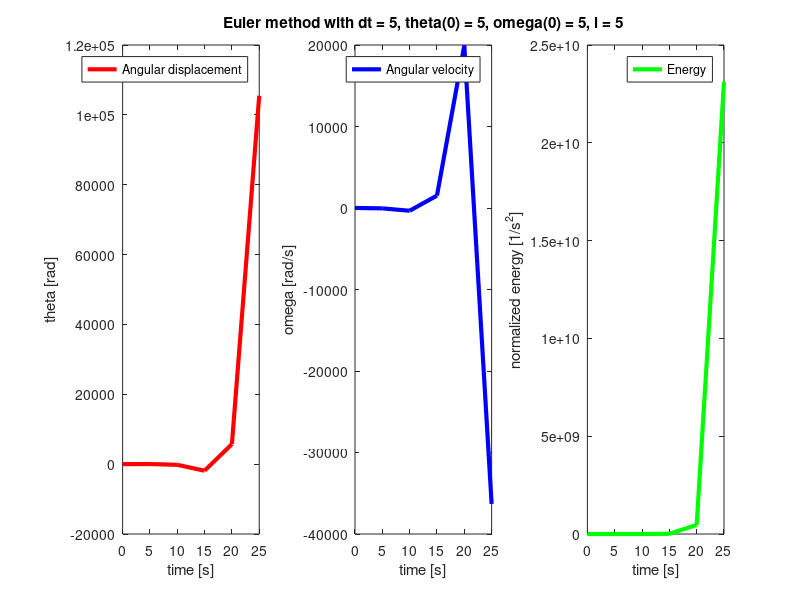

MATLAB code to generate this figure:
%
% Euler calculation of motion of simple pendulum
% by Kevin Berwick, edited slightly by H. Nakanishi and then by Denes Molnar
% based on 'Computational Physics' book by N. Giordano and H. Nakanishi,
% Section 3.1
%
% solves ODE system  (1)   dtheta/dt = omega
%                    (2)   domega/dt = -om0^2 * theta
% 
%   where om0^2 = (g/l)
%
clear all;
%
% Initialize physical parameters
%
length = input('length of pendulum [m]: ');
theta0 = input('initial angle wrt to vertical [rad]: ');
omega0 = input('initial angular velocity [rad/s]: ');
g = 9.8;  % SI units [m/s^2]
%
% Initialize computational parameters
%
dt = input('dt [s]: ');
nsteps = input('number of timesteps: ');
%
% Initialize arrays holding time, angle, and angular velocity
%
time = zeros(nsteps+1,1);
theta = zeros(nsteps+1,1);
omega = zeros(nsteps+1,1);
%
theta(1) = theta0;
omega(1) = omega0;
om0 = (g/length)^0.5;  % natural angular frequency
%
% Compute time evolution using the Euler approximaton
%
for i = 1:nsteps
	omega(i+1) = omega(i) - om0^2 * theta(i) * dt;
	theta(i+1) = theta(i) + omega(i)*dt;
	time(i+1)  = time(i) + dt;
end;
%
% Plot results for theta(t), omega(t), E(t) side by side
%
subplot(1, 3, 1);
plot(time, theta, 'r', 'LineWidth', 3);
legend('Angular displacement');
xlabel('time [s]');
ylabel('theta [rad]');
%
subplot(1, 3, 2);
plot(time, omega, 'b', 'LineWidth', 3);
legend('Angular velocity');
xlabel('time [s]');
ylabel('omega [rad/s]');
title(['Euler method with dt = ',num2str(dt), ', theta(0) = ', num2str(theta0),... 
      ', omega(0) = ', num2str(omega0), ', l = ', num2str(length)])
%
subplot(1, 3, 3);
plot(time, om0^2 * theta.^2 + omega.^2, 'g', 'LineWidth', 3);
legend('Energy');
xlabel('time [s]');
ylabel('normalized energy [1/s^2]');